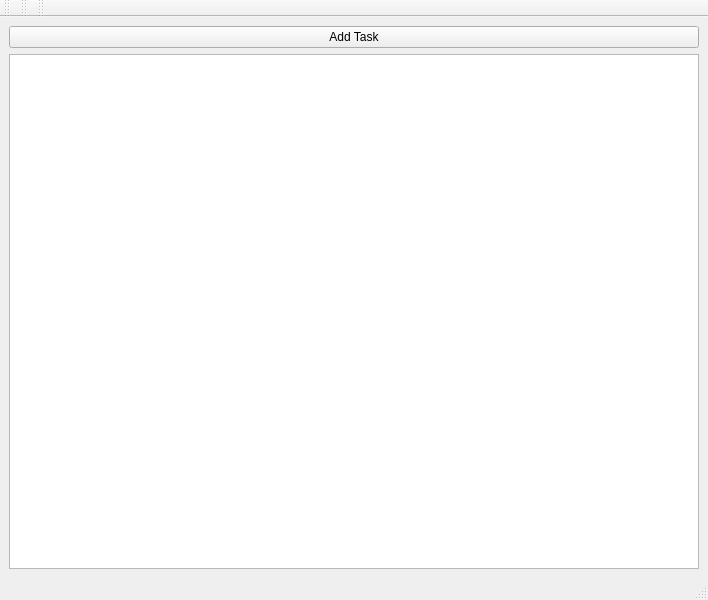
<?xml version="1.0" encoding="UTF-8"?>
<ui version="4.0">
 <class>MainWindow</class>
 <widget class="QMainWindow" name="MainWindow">
  <property name="geometry">
   <rect>
    <x>0</x>
    <y>0</y>
    <width>708</width>
    <height>600</height>
   </rect>
  </property>
  <property name="windowTitle">
   <string>Task Assigner</string>
  </property>
  <widget class="QWidget" name="centralwidget">
   <layout class="QVBoxLayout" name="verticalLayout_4">
    <item>
     <layout class="QHBoxLayout" name="horizontalLayout_3">
      <item>
       <widget class="QPushButton" name="AddButton">
        <property name="text">
         <string>Add Task</string>
        </property>
       </widget>
      </item>
     </layout>
    </item>
    <item>
     <widget class="QTableWidget" name="tableWidget"/>
    </item>
   </layout>
  </widget>
  <widget class="QMenuBar" name="menubar">
   <property name="geometry">
    <rect>
     <x>0</x>
     <y>0</y>
     <width>708</width>
     <height>21</height>
    </rect>
   </property>
  </widget>
  <widget class="QStatusBar" name="statusbar"/>
  <widget class="QToolBar" name="toolBar">
   <property name="windowTitle">
    <string>toolBar</string>
   </property>
   <attribute name="toolBarArea">
    <enum>TopToolBarArea</enum>
   </attribute>
   <attribute name="toolBarBreak">
    <bool>false</bool>
   </attribute>
  </widget>
  <widget class="QToolBar" name="toolBar_2">
   <property name="windowTitle">
    <string>toolBar_2</string>
   </property>
   <attribute name="toolBarArea">
    <enum>TopToolBarArea</enum>
   </attribute>
   <attribute name="toolBarBreak">
    <bool>false</bool>
   </attribute>
  </widget>
  <widget class="QToolBar" name="toolBar_3">
   <property name="windowTitle">
    <string>toolBar_3</string>
   </property>
   <attribute name="toolBarArea">
    <enum>TopToolBarArea</enum>
   </attribute>
   <attribute name="toolBarBreak">
    <bool>false</bool>
   </attribute>
  </widget>
 </widget>
 <resources/>
 <connections/>
</ui>
